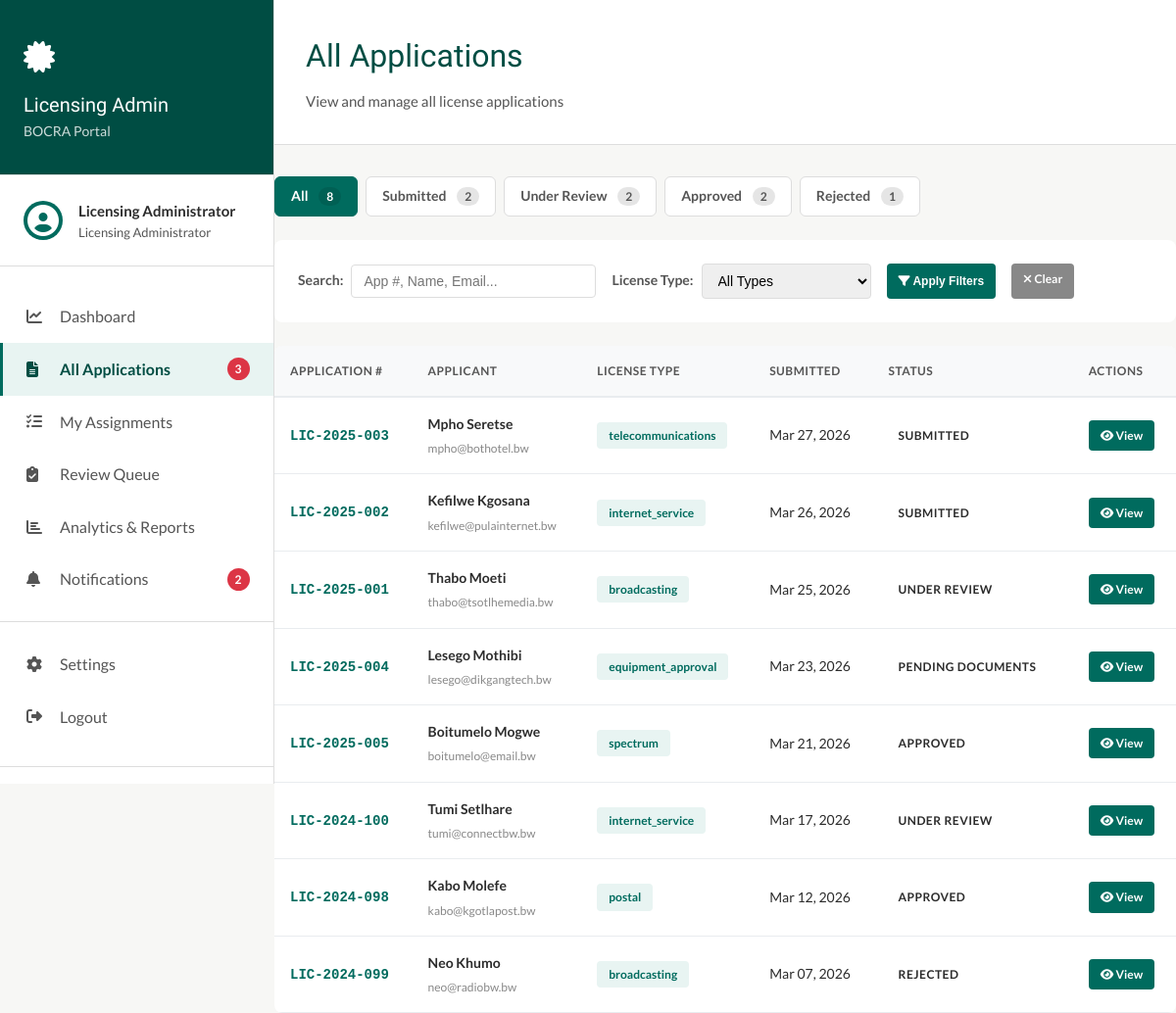
The app's page /licensing-admin/applications.php (signed in) with its own data.
### tables this page shows
CREATE TABLE license_applications (
    id INT AUTO_INCREMENT PRIMARY KEY,
    application_number VARCHAR(50) NOT NULL UNIQUE,
    applicant_name VARCHAR(255) NOT NULL,
    applicant_email VARCHAR(255) NOT NULL,
    applicant_phone VARCHAR(50) NOT NULL,
    company_name VARCHAR(255),
    license_type ENUM('telecommunications', 'broadcasting', 'postal', 'internet_service', 'spectrum', 'equipment_approval') NOT NULL,
    business_type ENUM('individual', 'company', 'ngo', 'government') NOT NULL,
    registration_number VARCHAR(100),
    tax_number VARCHAR(100),
    physical_address TEXT NOT NULL,
    postal_address TEXT,
    business_description TEXT,
    proposed_services TEXT,
    technical_capacity TEXT,
    financial_capacity TEXT,
    status ENUM('draft', 'submitted', 'under_review', 'pending_documents', 'approved', 'rejected', 'withdrawn') DEFAULT 'submitted',
    priority ENUM('normal', 'high', 'urgent') DEFAULT 'normal',
    assigned_to INT NULL,
    reviewer_notes TEXT,
    rejection_reason TEXT,
    documents_uploaded JSON,
    submission_date TIMESTAMP DEFAULT CURRENT_TIMESTAMP,
    review_started_at TIMESTAMP NULL,
    reviewed_at TIMESTAMP NULL,
    approved_at TIMESTAMP NULL,
    created_at TIMESTAMP DEFAULT CURRENT_TIMESTAMP,
    updated_at TIMESTAMP DEFAULT CURRENT_TIMESTAMP ON UPDATE CURRENT_TIMESTAMP,
    FOREIGN KEY (assigned_to) REFERENCES users(id) ON DELETE SET NULL,
    INDEX idx_status (status),
    INDEX idx_license_type (license_type),
    INDEX idx_submission_date (submission_date),
    INDEX idx_assigned_to (assigned_to)
);

### backend/config.php (called while the page is built, shortened)
<?php
function getDB() {
    static $pdo = null;
    if ($pdo === null) {
        try {
            $pdo = new PDO(
                "mysql:host=" . DB_HOST . ";dbname=" . DB_NAME . ";charset=utf8mb4",
                DB_USER,
                DB_PASS,
                [
                    PDO::ATTR_ERRMODE => PDO::ERRMODE_EXCEPTION,
                    PDO::ATTR_DEFAULT_FETCH_MODE => PDO::FETCH_ASSOC,
                    PDO::ATTR_EMULATE_PREPARES => false
                ]
            );
        } catch (PDOException $e) {
            die("Database connection failed: " . $e->getMessage());
        }
    }
    return $pdo;
}
function dbQuery($sql, $params = []) {
    $pdo = getDB();
    $stmt = $pdo->prepare($sql);
    $stmt->execute($params);
    return $stmt->fetchAll();
}

### licensing-admin/applications.php (the view, shortened to what this page needs)
<?php
require_once __DIR__ . '/../backend/config.php';
$status_filter = $_GET['status'] ?? 'all';
$search = $_GET['search'] ?? '';
$where_clauses = [];
$params = [];
$where_sql = !empty($where_clauses) ? "WHERE " . implode(" AND ", $where_clauses) : "";
$sql = "SELECT * FROM license_applications $where_sql ORDER BY submission_date DESC";
$applications = dbQuery($sql, $params);
$sql = "SELECT status, COUNT(*) as count FROM license_applications GROUP BY status";
$status_counts = dbQuery($sql);
$counts = [];
foreach ($status_counts as $row) {
    $counts[$row['status']] = $row['count'];
}
$counts['all'] = array_sum($counts);
?>
<!DOCTYPE html>
<html lang="en">
<head>
    <link rel="stylesheet" href="https://cdnjs.cloudflare.com/ajax/libs/font-awesome/6.4.0/css/all.min.css">
    <link rel="stylesheet" href="<?php echo BASE_URL; ?>/assets/portal-styles.css">
</head>
<body>
    <?php include 'sidebar.php'; ?>
    <div class="main-content">
        <div class="content-header">
            <div>
                <h1>All Applications</h1>
                <p>View and manage all license applications</p>
            </div>
        </div>
        <div class="status-tabs">
            <a href="?status=all" class="status-tab <?php echo $status_filter === 'all' ? 'active' : ''; ?>">
                All <span class="count"><?php echo $counts['all'] ?? 0; ?></span>
            </a>
            <a href="?status=submitted" class="status-tab <?php echo $status_filter === 'submitted' ? 'active' : ''; ?>">
                Submitted <span class="count"><?php echo $counts['submitted'] ?? 0; ?></span>
            </a>
            <a href="?status=under_review" class="status-tab <?php echo $status_filter === 'under_review' ? 'active' : ''; ?>">
                Under Review <span class="count"><?php echo $counts['under_review'] ?? 0; ?></span>
            </a>
            <a href="?status=approved" class="status-tab <?php echo $status_filter === 'approved' ? 'active' : ''; ?>">
                Approved <span class="count"><?php echo $counts['approved'] ?? 0; ?></span>
            </a>
            <a href="?status=rejected" class="status-tab <?php echo $status_filter === 'rejected' ? 'active' : ''; ?>">
                Rejected <span class="count"><?php echo $counts['rejected'] ?? 0; ?></span>
            </a>
        </div>
        <div class="filters-bar">
            <form method="GET" style="display: flex; gap: 1rem; flex-wrap: wrap; width: 100%;">
                <div class="filter-group">
                    <label>Search:</label>
                    <input type="text" name="search" placeholder="App #, Name, Email..." value="<?php echo htmlspecialchars($search); ?>" style="min-width: 250px;">
                </div>
                <div class="filter-group">
                    <label>License Type:</label>
                    <select name="license_type">
                        <option value="all">All Types</option>
                    </select>
                </div>
                <button type="submit" class="action-btn">
                    <i class="fas fa-filter"></i> Apply Filters
                </button>
                <a href="applications.php" class="action-btn" style="background: #888;">
                    <i class="fas fa-times"></i> Clear
                </a>
            </form>
        </div>
        <div class="applications-table">
            <?php if (empty($applications)): ?>
                <div class="empty-state">
                    <i class="fas fa-inbox"></i>
                    <h3>No Applications Found</h3>
                    <p>No applications match your current filters.</p>
                </div>
            <?php else: ?>
                <table>
                    <thead>
                        <tr>
                            <th>Application #</th>
                            <th>Applicant</th>
                            <th>License Type</th>
                            <th>Submitted</th>
                            <th>Status</th>
                            <th>Actions</th>
                        </tr>
                    </thead>
                    <tbody>
                        <?php foreach ($applications as $app): ?>
                            <tr>
                                <td>
                                    <span class="app-number"><?php echo htmlspecialchars($app['application_number']); ?></span>
                                </td>
                                <td>
                                    <div class="applicant-info">
                                        <span class="applicant-name"><?php echo htmlspecialchars($app['applicant_name']); ?></span>
                                        <span class="applicant-email"><?php echo htmlspecialchars($app['applicant_email']); ?></span>
                                    </div>
                                </td>
                                <td>
                                    <span class="license-type-badge"><?php echo htmlspecialchars($app['license_type']); ?></span>
                                </td>
                                <td><?php echo date('M d, Y', strtotime($app['submission_date'])); ?></td>
                                <td>
                                    <span class="badge badge-<?php echo $app['status']; ?>">
                                        <?php echo ucwords(str_replace('_', ' ', $app['status'])); ?>
                                    </span>
                                </td>
                                <td>
                                    <a href="view-application.php?id=<?php echo $app['id']; ?>" class="action-btn">
                                        <i class="fas fa-eye"></i> View
                                    </a>
                                </td>
                            </tr>
                        <?php endforeach; ?>
                    </tbody>
                </table>
            <?php endif; ?>
        </div>
    </div>
</body>
</html>

### assets/portal-styles.css (style rules this page uses)
:root { --teal: #006B5E; --teal-dark: #004D43; --teal-light: #E8F4F2; --gold: #C9A227; --charcoal: #2C2C2C; --mid: #555555; --light: #888888; --border: #DDDDDD; --bg: #F7F7F5; --white: #FFFFFF; --danger: #DC3545; --success: #28A745; --warning: #FFC107; --info: #17A2B8; }
* { margin: 0; padding: 0; box-sizing: border-box; }
body { font-family: 'Lato', sans-serif; color: var(--charcoal); line-height: 1.6; background: var(--bg); }
h1, h2, h3, h4, h5, h6 { font-family: 'Forum', serif; font-weight: 400; color: var(--teal-dark); }
.main-content { flex: 1; margin-left: 280px; background: var(--bg); }
table { width: 100%; border-collapse: collapse; font-size: 0.875rem; }
thead { background: var(--bg); }
th { padding: 0.875rem; text-align: left; font-weight: 600; color: var(--charcoal); border-bottom: 2px solid var(--border); }
td { padding: 0.875rem; border-bottom: 1px solid var(--border); }
.badge { display: inline-block; padding: 0.25rem 0.625rem; font-size: 0.75rem; font-weight: 600; border-radius: 4px; text-transform: uppercase; letter-spacing: 0.5px; }
body { display: flex; margin: 0; padding: 0; }
.content-header { background: var(--white); padding: 2rem; border-bottom: 1px solid var(--border); margin-bottom: 2rem; }
.content-header h1 { font-size: 2rem; margin-bottom: 0.5rem; }
.content-header p { color: var(--mid); font-size: 0.9375rem; }

### licensing-admin/applications.php (style rules this page uses)
.filters-bar { background: white; padding: 1.5rem; border-radius: 8px; margin-bottom: 1.5rem; display: flex; gap: 1rem; flex-wrap: wrap; align-items: center; }
.filter-group { display: flex; gap: 0.5rem; align-items: center; }
.filter-group label { font-weight: 600; font-size: 0.875rem; color: #555; }
.filter-group select, .filter-group input { padding: 0.5rem 0.75rem; border: 1px solid #ddd; border-radius: 4px; font-size: 0.875rem; }
.status-tabs { display: flex; gap: 0.5rem; margin-bottom: 1.5rem; flex-wrap: wrap; }
.status-tab { padding: 0.5rem 1rem; background: white; border: 1px solid #ddd; border-radius: 6px; cursor: pointer; font-size: 0.875rem; font-weight: 600; transition: all 0.2s; text-decoration: none; color: #555; }
.status-tab.active { background: #006B5E; color: white; border-color: #006B5E; }
.status-tab .count { background: rgba(0,0,0,0.1); padding: 0.125rem 0.5rem; border-radius: 12px; margin-left: 0.5rem; font-size: 0.75rem; }
.applications-table { background: white; border-radius: 8px; overflow: hidden; }
.applications-table table { width: 100%; border-collapse: collapse; }
.applications-table th { background: #f8f9fa; padding: 1rem; text-align: left; font-weight: 700; font-size: 0.75rem; text-transform: uppercase; letter-spacing: 0.5px; color: #555; border-bottom: 2px solid #e9ecef; }
.applications-table td { padding: 1rem; border-bottom: 1px solid #e9ecef; font-size: 0.875rem; }
.app-number { font-weight: 700; color: #006B5E; font-family: monospace; }
.applicant-info { display: flex; flex-direction: column; gap: 0.25rem; }
.applicant-name { font-weight: 600; color: #2C2C2C; }
.applicant-email { font-size: 0.75rem; color: #888; }
.license-type-badge { display: inline-block; padding: 0.25rem 0.75rem; background: #E8F4F2; color: #006B5E; border-radius: 4px; font-size: 0.75rem; font-weight: 600; }
.action-btn { padding: 0.375rem 0.75rem; background: #006B5E; color: white; border: none; border-radius: 4px; font-size: 0.75rem; font-weight: 600; cursor: pointer; text-decoration: none; display: inline-block; }

### records on screen
license_applications: application_number "LIC-2025-003", applicant_name "Mpho Seretse", applicant_email "mpho@bothotel.bw", license_type "telecommunications", submission_date "Mar 27, 2026", status "SUBMITTED"
license_applications: application_number "LIC-2025-002", applicant_name "Kefilwe Kgosana", applicant_email "kefilwe@pulainternet.bw", license_type "internet_service", submission_date "Mar 26, 2026", status "SUBMITTED"
license_applications: application_number "LIC-2025-001", applicant_name "Thabo Moeti", applicant_email "thabo@tsotlhemedia.bw", license_type "broadcasting", submission_date "Mar 25, 2026", status "UNDER REVIEW"
license_applications: application_number "LIC-2025-004", applicant_name "Lesego Mothibi", applicant_email "lesego@dikgangtech.bw", license_type "equipment_approval", submission_date "Mar 23, 2026", status "PENDING DOCUMENTS"
license_applications: application_number "LIC-2025-005", applicant_name "Boitumelo Mogwe", applicant_email "boitumelo@email.bw", license_type "spectrum", submission_date "Mar 21, 2026", status "APPROVED"
license_applications: application_number "LIC-2024-100", applicant_name "Tumi Setlhare", applicant_email "tumi@connectbw.bw", license_type "internet_service", submission_date "Mar 17, 2026", status "UNDER REVIEW"
license_applications: application_number "LIC-2024-098", applicant_name "Kabo Molefe", applicant_email "kabo@kgotlapost.bw", license_type "postal", submission_date "Mar 12, 2026", status "APPROVED"
license_applications: application_number "LIC-2024-099", applicant_name "Neo Khumo", applicant_email "neo@radiobw.bw", license_type "broadcasting", submission_date "Mar 07, 2026", status "REJECTED"

### other values on screen
$_SESSION['name'] "Licensing Administrator"
$pending "3"
$unread "2"
$counts['all'] "8"
$counts['submitted'] "2"
$counts['under_review'] "2"
$counts['approved'] "2"
$counts['rejected'] "1"
